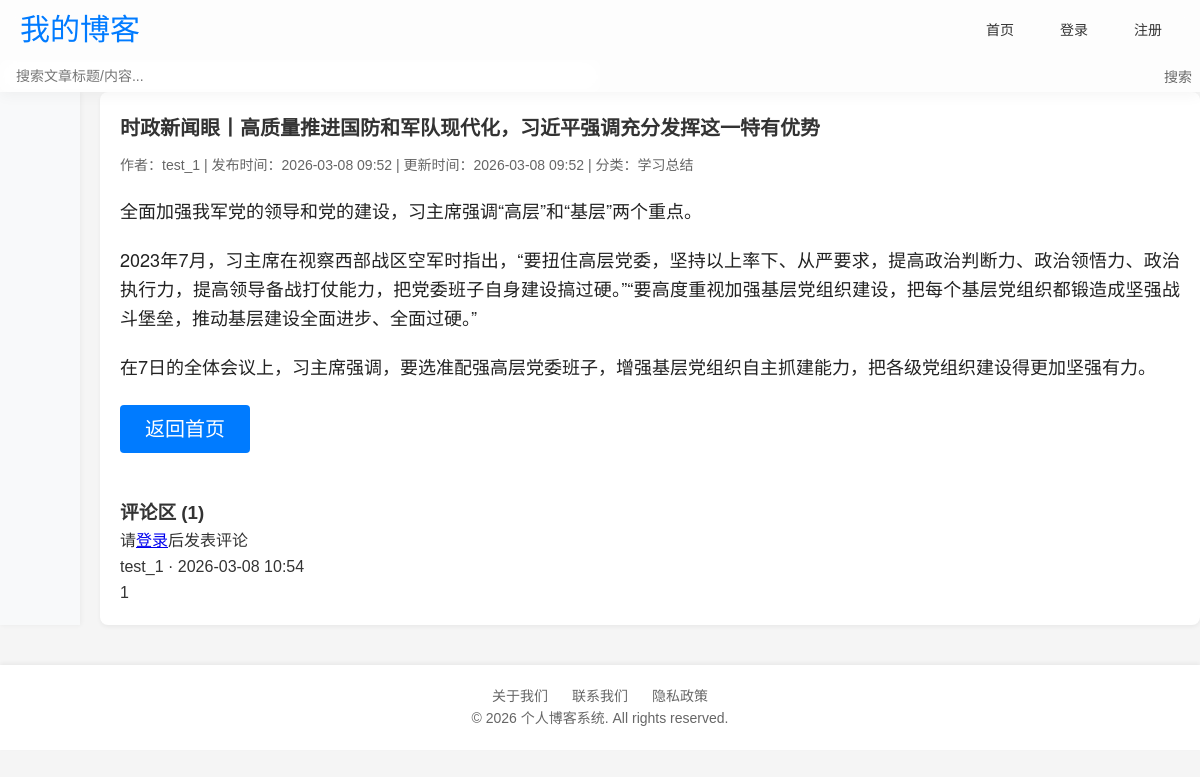
Screenshot of /post/2 with the database file from the repository.
### app.py (models this page shows)
class Post(db.Model):
    id = db.Column(db.Integer,primary_key = True)                # 文章id
    title = db.Column(db.String(100),nullable = False)           # 文章标题
    content = db.Column(db.Text,nullable = False)                # 文章内容
    created_at = db.Column(db.DateTime,default = datetime.utcnow)# 创建时间
    updated_at = db.Column(db.DateTime,default = datetime.utcnow,updated_at = datetime.utcnow)# 更新时间
    user_id = db.Column(db.Integer,nullable = False)
    category_id = db.Column(db.Integer,nullable = False)

class User(UserMixin,db.Model):
    id = db.Column(db.Integer, primary_key=True)
    username = db.Column(db.String(20), unique=True, nullable=False)
    email = db.Column(db.String(120), unique=True, nullable=False)
    password = db.Column(db.String(60), nullable=False)

class Category(db.Model):
    id = db.Column(db.Integer, primary_key=True)
    name = db.Column(db.String(50), unique=True, nullable=False)

class Comment(db.Model):
    id = db.Column(db.Integer, primary_key=True)
    content = db.Column(db.Text, nullable=False)
    created_at = db.Column(db.DateTime, default=datetime.utcnow)
    user_id = db.Column(db.Integer,nullable = False)
    post_id = db.Column(db.Integer,nullable = False)

### app.py (the view, shortened to what this page needs)
@app.route("/post/<int:post_id>",methods = ["POST","GET"])
def post(post_id):
    post = Post.query.get_or_404(post_id) # 查询文章存在或404
    post.author = get_post_author(post)
    post.category = get_post_category(post)
    comments = Comment.query.filter_by(post_id = post_id).order_by(Comment.created_at.desc()).all()
    for comment in comments:
        comment.author = User.query.get(comment.user_id)
        if not comment.author:
            comment.author = type('Anonymous', (), {'username': '匿名用户'})() # 动态创建一个名为 Anonymous 的类并实例化，该对象有 username 属性，值为「匿名用户」
    return render_template("post.html",post = post,comments = comments)

### app.py (called while the page is built)
def get_post_author(post):
    return User.query.get(post.user_id)

def get_post_category(post):
    if post.category_id:
        return Category.query.get(post.category_id)
    return None

### templates/post.html (shortened to what this page needs)
{% extends 'base.html' %}
{% block content %}
    <div class="post">
        <h2 class="post-title">{{ post.title }}</h2>
        <div class="post-meta">
            作者：{{ post.author.username }} |
            发布时间：{{ post.created_at.strftime('%Y-%m-%d %H:%M') }} |
            更新时间：{{ post.updated_at.strftime('%Y-%m-%d %H:%M') }} |
            {% if post.category %}分类：{{ post.category.name }}{% else %}无分类{% endif %}
        </div>
        <div class="post-content">
            {{ post.content|safe }}
        </div>
        <div style="margin-top: 20px;">
            <a href="{{ url_for('index') }}" class="btn btn-primary">返回首页</a>
        </div>
        <div style="margin-top: 40px;">
            <h3>评论区 ({{ comments|length }})</h3>
            {% if current_user.is_authenticated %}
                <form method="POST" style="margin-bottom: 20px;">
                    <label for="comment">发表评论：</label>
                    <textarea id="comment" name="comment" rows="3" required></textarea>
                    <button type="submit">提交评论</button>
                </form>
            {% else %}
                <p>请<a href="{{ url_for('login') }}">登录</a>后发表评论</p>
            {% endif %}
            {% if comments %}
                {% for comment in comments %}
                    <div class="comment">
                        <div class="comment-meta">
                            {{ comment.author.username }} · {{ comment.created_at.strftime('%Y-%m-%d %H:%M') }}
                        </div>
                        <div>{{ comment.content|replace('\n', '<br>')|safe }}</div>
                    </div>
                {% endfor %}
            {% else %}
                <p>暂无评论，快来抢沙发吧！</p>
            {% endif %}
        </div>
    </div>
{% endblock %}

### templates/base.html (style rules this page uses)
* { margin: 0; padding: 0; box-sizing: border-box; }
body { font-family: -apple-system, BlinkMacSystemFont, "Segoe UI", Roboto, "Helvetica Neue", Arial, sans-serif; background-color: #f5f5f5; color: #333; line-height: 1.6; }
.post-title { font-size: 20px; font-weight: 600; margin-bottom: 10px; }
.post-meta { font-size: 14px; color: #666; margin-bottom: 10px; }
.btn { display: inline-block; padding: 8px 16px; margin: 5px 0; border: none; border-radius: 4px; cursor: pointer; font-size: 20px; width: 130px; text-decoration: none; text-align: center; transition: all 0.3s ease; }
.btn-primary { background-color: #007bff; color: #fff; }

### rows the page displays
Post: title "时政新闻眼丨高质量推进国防和军队现代化，习近平强调充分发挥这一特有优势", created_at "2026-03-08 09:52", updated_at "2026-03-08 09:52", content "全面加强我军党的领导和党的建设，习主席强调“高层”和“基层”两个重点。 2023年7月，习主席在视察西部战区空军时指出，“要扭住高层党委，坚持以上率下、从严要求，提高政治判断力、政治领悟力、政治执行力，提高领导备战打仗能力，把党委班子自身建设搞过硬。”“要高度重视加强基层党组织建设，把每个基层党组织都锻造成坚强战斗堡垒，推动基层建设全面进步、全面过硬。” 在7日的全体会议上，习主席强调，要选准配强高层党委班子，增强基层党组织自主抓建能力，把各级党组织建设得更加坚强有力。"
User: author.username "test_1"
Category: category.name "学习总结"
Comment: author.username "test_1", created_at "2026-03-08 10:54", content "1"

### other values shown
{{ comments|length }} "1"
